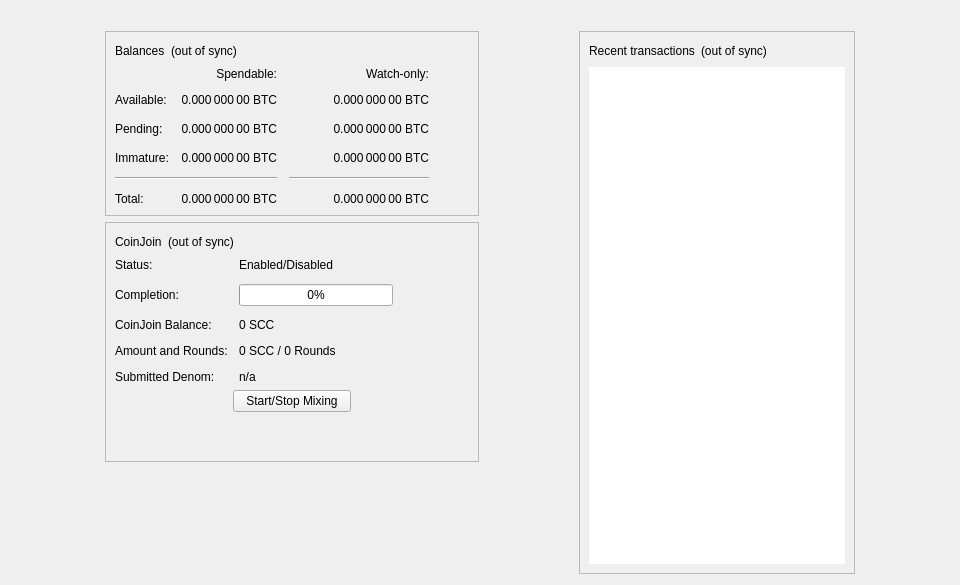
<?xml version="1.0" encoding="UTF-8"?>
<ui version="4.0">
 <class>OverviewPage</class>
 <widget class="QWidget" name="OverviewPage">
  <property name="geometry">
   <rect>
    <x>0</x>
    <y>0</y>
    <width>960</width>
    <height>585</height>
   </rect>
  </property>
  <property name="minimumSize">
   <size>
    <width>960</width>
    <height>0</height>
   </size>
  </property>
  <property name="windowTitle">
   <string>Form</string>
  </property>
  <layout class="QVBoxLayout" name="topLayout">
   <item>
    <widget class="QLabel" name="labelAlerts">
     <property name="visible">
      <bool>false</bool>
     </property>
     <property name="wordWrap">
      <bool>true</bool>
     </property>
     <property name="margin">
      <number>3</number>
     </property>
     <property name="textInteractionFlags">
      <set>Qt::TextSelectableByMouse</set>
     </property>
    </widget>
   </item>
   <item>
    <layout class="QHBoxLayout" name="horizontalLayout" stretch="1,0,1,0,1">
     <item>
      <spacer name="horizontalSpacerLeft">
       <property name="orientation">
        <enum>Qt::Horizontal</enum>
       </property>
       <property name="sizeType">
        <enum>QSizePolicy::Preferred</enum>
       </property>
       <property name="sizeHint" stdset="0">
        <size>
         <width>10</width>
         <height>20</height>
        </size>
       </property>
      </spacer>
     </item>
     <item>
      <layout class="QVBoxLayout" name="verticalLayout_2">
       <item>
        <widget class="QFrame" name="frame">
         <property name="frameShape">
          <enum>QFrame::StyledPanel</enum>
         </property>
         <property name="frameShadow">
          <enum>QFrame::Raised</enum>
         </property>
         <layout class="QVBoxLayout" name="verticalLayout_4">
          <item>
           <layout class="QHBoxLayout" name="horizontalLayout_4">
            <item>
             <widget class="QLabel" name="label_5">
              <property name="text">
               <string>Balances</string>
              </property>
             </widget>
            </item>
            <item>
             <widget class="QLabel" name="labelWalletStatus">
              <property name="toolTip">
               <string>The displayed information may be out of date. Your wallet automatically synchronizes with the SCC network after a connection is established, but this process has not completed yet.</string>
              </property>
              <property name="text">
               <string notr="true">(out of sync)</string>
              </property>
              <property name="alignment">
               <set>Qt::AlignLeading|Qt::AlignLeft|Qt::AlignVCenter</set>
              </property>
             </widget>
            </item>
            <item>
             <spacer name="horizontalSpacer_3">
              <property name="orientation">
               <enum>Qt::Horizontal</enum>
              </property>
              <property name="sizeHint" stdset="0">
               <size>
                <width>40</width>
                <height>20</height>
               </size>
              </property>
             </spacer>
            </item>
           </layout>
          </item>
          <item>
           <layout class="QGridLayout" name="gridLayout">
            <property name="spacing">
             <number>12</number>
            </property>
            <item row="2" column="2">
             <widget class="QLabel" name="labelWatchPending">
              <property name="cursor">
               <cursorShape>IBeamCursor</cursorShape>
              </property>
              <property name="toolTip">
               <string>Unconfirmed transactions to watch-only addresses</string>
              </property>
              <property name="text">
               <string notr="true">0.000 000 00 BTC</string>
              </property>
              <property name="alignment">
               <set>Qt::AlignRight|Qt::AlignTrailing|Qt::AlignVCenter</set>
              </property>
              <property name="textInteractionFlags">
               <set>Qt::LinksAccessibleByMouse|Qt::TextSelectableByKeyboard|Qt::TextSelectableByMouse</set>
              </property>
             </widget>
            </item>
            <item row="2" column="1">
             <widget class="QLabel" name="labelUnconfirmed">
              <property name="cursor">
               <cursorShape>IBeamCursor</cursorShape>
              </property>
              <property name="toolTip">
               <string>Total of transactions that have yet to be confirmed, and do not yet count toward the spendable balance</string>
              </property>
              <property name="text">
               <string notr="true">0.000 000 00 BTC</string>
              </property>
              <property name="alignment">
               <set>Qt::AlignRight|Qt::AlignTrailing|Qt::AlignVCenter</set>
              </property>
              <property name="textInteractionFlags">
               <set>Qt::LinksAccessibleByMouse|Qt::TextSelectableByKeyboard|Qt::TextSelectableByMouse</set>
              </property>
             </widget>
            </item>
            <item row="3" column="2">
             <widget class="QLabel" name="labelWatchImmature">
              <property name="cursor">
               <cursorShape>IBeamCursor</cursorShape>
              </property>
              <property name="toolTip">
               <string>Mined balance in watch-only addresses that has not yet matured</string>
              </property>
              <property name="text">
               <string notr="true">0.000 000 00 BTC</string>
              </property>
              <property name="alignment">
               <set>Qt::AlignRight|Qt::AlignTrailing|Qt::AlignVCenter</set>
              </property>
              <property name="textInteractionFlags">
               <set>Qt::LinksAccessibleByMouse|Qt::TextSelectableByKeyboard|Qt::TextSelectableByMouse</set>
              </property>
             </widget>
            </item>
            <item row="4" column="0" colspan="2">
             <widget class="Line" name="lineSpendableBalance">
              <property name="orientation">
               <enum>Qt::Horizontal</enum>
              </property>
             </widget>
            </item>
            <item row="4" column="2">
             <widget class="Line" name="lineWatchBalance">
              <property name="sizePolicy">
               <sizepolicy hsizetype="Preferred" vsizetype="Fixed">
                <horstretch>0</horstretch>
                <verstretch>0</verstretch>
               </sizepolicy>
              </property>
              <property name="minimumSize">
               <size>
                <width>140</width>
                <height>0</height>
               </size>
              </property>
              <property name="orientation">
               <enum>Qt::Horizontal</enum>
              </property>
             </widget>
            </item>
            <item row="5" column="0">
             <widget class="QLabel" name="labelTotalText">
              <property name="text">
               <string>Total:</string>
              </property>
             </widget>
            </item>
            <item row="3" column="1">
             <widget class="QLabel" name="labelImmature">
              <property name="cursor">
               <cursorShape>IBeamCursor</cursorShape>
              </property>
              <property name="toolTip">
               <string>Mined balance that has not yet matured</string>
              </property>
              <property name="text">
               <string notr="true">0.000 000 00 BTC</string>
              </property>
              <property name="alignment">
               <set>Qt::AlignRight|Qt::AlignTrailing|Qt::AlignVCenter</set>
              </property>
              <property name="textInteractionFlags">
               <set>Qt::LinksAccessibleByMouse|Qt::TextSelectableByKeyboard|Qt::TextSelectableByMouse</set>
              </property>
             </widget>
            </item>
            <item row="2" column="3">
             <spacer name="horizontalSpacer_2">
              <property name="orientation">
               <enum>Qt::Horizontal</enum>
              </property>
              <property name="sizeHint" stdset="0">
               <size>
                <width>40</width>
                <height>20</height>
               </size>
              </property>
             </spacer>
            </item>
            <item row="3" column="0">
             <widget class="QLabel" name="labelImmatureText">
              <property name="text">
               <string>Immature:</string>
              </property>
             </widget>
            </item>
            <item row="5" column="1">
             <widget class="QLabel" name="labelTotal">
              <property name="cursor">
               <cursorShape>IBeamCursor</cursorShape>
              </property>
              <property name="toolTip">
               <string>Your current total balance</string>
              </property>
              <property name="text">
               <string notr="true">0.000 000 00 BTC</string>
              </property>
              <property name="alignment">
               <set>Qt::AlignRight|Qt::AlignTrailing|Qt::AlignVCenter</set>
              </property>
              <property name="textInteractionFlags">
               <set>Qt::LinksAccessibleByMouse|Qt::TextSelectableByKeyboard|Qt::TextSelectableByMouse</set>
              </property>
             </widget>
            </item>
            <item row="5" column="2">
             <widget class="QLabel" name="labelWatchTotal">
              <property name="cursor">
               <cursorShape>IBeamCursor</cursorShape>
              </property>
              <property name="toolTip">
               <string>Current total balance in watch-only addresses</string>
              </property>
              <property name="text">
               <string notr="true">0.000 000 00 BTC</string>
              </property>
              <property name="alignment">
               <set>Qt::AlignRight|Qt::AlignTrailing|Qt::AlignVCenter</set>
              </property>
              <property name="textInteractionFlags">
               <set>Qt::LinksAccessibleByMouse|Qt::TextSelectableByKeyboard|Qt::TextSelectableByMouse</set>
              </property>
             </widget>
            </item>
            <item row="0" column="2">
             <widget class="QLabel" name="labelWatchonly">
              <property name="text">
               <string>Watch-only:</string>
              </property>
              <property name="alignment">
               <set>Qt::AlignRight|Qt::AlignTrailing|Qt::AlignVCenter</set>
              </property>
             </widget>
            </item>
            <item row="1" column="0">
             <widget class="QLabel" name="labelBalanceText">
              <property name="text">
               <string>Available:</string>
              </property>
             </widget>
            </item>
            <item row="1" column="1">
             <widget class="QLabel" name="labelBalance">
              <property name="cursor">
               <cursorShape>IBeamCursor</cursorShape>
              </property>
              <property name="toolTip">
               <string>Your current spendable balance</string>
              </property>
              <property name="text">
               <string notr="true">0.000 000 00 BTC</string>
              </property>
              <property name="alignment">
               <set>Qt::AlignRight|Qt::AlignTrailing|Qt::AlignVCenter</set>
              </property>
              <property name="textInteractionFlags">
               <set>Qt::LinksAccessibleByMouse|Qt::TextSelectableByKeyboard|Qt::TextSelectableByMouse</set>
              </property>
             </widget>
            </item>
            <item row="1" column="2">
             <widget class="QLabel" name="labelWatchAvailable">
              <property name="cursor">
               <cursorShape>IBeamCursor</cursorShape>
              </property>
              <property name="toolTip">
               <string>Your current balance in watch-only addresses</string>
              </property>
              <property name="text">
               <string notr="true">0.000 000 00 BTC</string>
              </property>
              <property name="alignment">
               <set>Qt::AlignRight|Qt::AlignTrailing|Qt::AlignVCenter</set>
              </property>
              <property name="textInteractionFlags">
               <set>Qt::LinksAccessibleByMouse|Qt::TextSelectableByKeyboard|Qt::TextSelectableByMouse</set>
              </property>
             </widget>
            </item>
            <item row="2" column="0">
             <widget class="QLabel" name="labelPendingText">
              <property name="text">
               <string>Pending:</string>
              </property>
             </widget>
            </item>
            <item row="0" column="1">
             <widget class="QLabel" name="labelSpendable">
              <property name="text">
               <string>Spendable:</string>
              </property>
              <property name="alignment">
               <set>Qt::AlignRight|Qt::AlignTrailing|Qt::AlignVCenter</set>
              </property>
             </widget>
            </item>
           </layout>
          </item>
         </layout>
        </widget>
       </item>
       <item>
        <widget class="QFrame" name="frameCoinJoin">
         <property name="layoutDirection">
          <enum>Qt::LeftToRight</enum>
         </property>
         <property name="frameShape">
          <enum>QFrame::StyledPanel</enum>
         </property>
         <property name="frameShadow">
          <enum>QFrame::Raised</enum>
         </property>
         <layout class="QVBoxLayout" name="VerticalLayout_PS1">
          <item>
           <layout class="QHBoxLayout" name="horizontalLayout_5">
            <item>
             <widget class="QLabel" name="labelCoinJoinHeader">
              <property name="text">
               <string notr="true">CoinJoin</string>
              </property>
             </widget>
            </item>
            <item>
             <widget class="QLabel" name="labelCoinJoinSyncStatus">
              <property name="toolTip">
               <string>The displayed information may be out of date. Your wallet automatically synchronizes with the SCC network after a connection is established, but this process has not completed yet.</string>
              </property>
              <property name="text">
               <string notr="true">(out of sync)</string>
              </property>
              <property name="alignment">
               <set>Qt::AlignLeading|Qt::AlignLeft|Qt::AlignVCenter</set>
              </property>
             </widget>
            </item>
            <item>
             <spacer name="horizontalSpacer_4">
              <property name="orientation">
               <enum>Qt::Horizontal</enum>
              </property>
              <property name="sizeHint" stdset="0">
               <size>
                <width>40</width>
                <height>20</height>
               </size>
              </property>
             </spacer>
            </item>
           </layout>
          </item>
          <item>
           <layout class="QFormLayout" name="coinJoinFormLayout">
            <property name="fieldGrowthPolicy">
             <enum>QFormLayout::AllNonFixedFieldsGrow</enum>
            </property>
            <property name="horizontalSpacing">
             <number>11</number>
            </property>
            <property name="verticalSpacing">
             <number>12</number>
            </property>
            <item row="0" column="0">
             <widget class="QLabel" name="labelCoinJoinEnabledText">
              <property name="text">
               <string>Status:</string>
              </property>
             </widget>
            </item>
            <item row="0" column="1">
             <widget class="QLabel" name="labelCoinJoinEnabled">
              <property name="text">
               <string>Enabled/Disabled</string>
              </property>
             </widget>
            </item>
            <item row="1" column="0">
             <widget class="QLabel" name="labelCompletitionText">
              <property name="text">
               <string>Completion:</string>
              </property>
             </widget>
            </item>
            <item row="1" column="1">
             <widget class="QProgressBar" name="coinJoinProgress">
              <property name="maximumSize">
               <size>
                <width>154</width>
                <height>16777215</height>
               </size>
              </property>
              <property name="value">
               <number>0</number>
              </property>
             </widget>
            </item>
            <item row="2" column="0">
             <widget class="QLabel" name="labelAnonymizedText">
              <property name="text">
               <string notr="true">CoinJoin Balance:</string>
              </property>
             </widget>
            </item>
            <item row="2" column="1">
             <widget class="QLabel" name="labelAnonymized">
              <property name="text">
               <string notr="true">0 SCC</string>
              </property>
             </widget>
            </item>
            <item row="3" column="0">
             <widget class="QLabel" name="labelAmountAndRoundsText">
              <property name="text">
               <string>Amount and Rounds:</string>
              </property>
             </widget>
            </item>
            <item row="3" column="1">
             <widget class="QLabel" name="labelAmountRounds">
              <property name="text">
               <string>0 SCC / 0 Rounds</string>
              </property>
             </widget>
            </item>
            <item row="4" column="0">
             <widget class="QLabel" name="labelSubmittedDenomText">
              <property name="text">
               <string>Submitted Denom:</string>
              </property>
             </widget>
            </item>
            <item row="4" column="1">
             <widget class="QLabel" name="labelSubmittedDenom">
              <property name="toolTip">
               <string>The denominations you submitted to the Masternode.&lt;br&gt;To mix, other users must submit the exact same denominations.</string>
              </property>
              <property name="text">
               <string>n/a</string>
              </property>
              <property name="wordWrap">
               <bool>true</bool>
              </property>
             </widget>
            </item>
           </layout>
          </item>
          <item>
           <layout class="QVBoxLayout" name="VerticalLayout_PS">
            <item>
             <layout class="QHBoxLayout" name="horizontalLayout_3">
              <property name="topMargin">
               <number>0</number>
              </property>
              <item>
               <spacer name="horizontalSpacer_5">
                <property name="orientation">
                 <enum>Qt::Horizontal</enum>
                </property>
                <property name="sizeHint" stdset="0">
                 <size>
                  <width>40</width>
                  <height>20</height>
                 </size>
                </property>
               </spacer>
              </item>
              <item>
               <widget class="QPushButton" name="toggleCoinJoin">
                <property name="sizePolicy">
                 <sizepolicy hsizetype="MinimumExpanding" vsizetype="Fixed">
                  <horstretch>0</horstretch>
                  <verstretch>0</verstretch>
                 </sizepolicy>
                </property>
                <property name="text">
                 <string>Start/Stop Mixing</string>
                </property>
               </widget>
              </item>
              <item>
               <spacer name="horizontalSpacer_6">
                <property name="orientation">
                 <enum>Qt::Horizontal</enum>
                </property>
                <property name="sizeHint" stdset="0">
                 <size>
                  <width>40</width>
                  <height>20</height>
                 </size>
                </property>
               </spacer>
              </item>
             </layout>
            </item>
            <item>
             <spacer name="verticalSpacer_3">
              <property name="orientation">
               <enum>Qt::Vertical</enum>
              </property>
              <property name="sizeHint" stdset="0">
               <size>
                <width>20</width>
                <height>40</height>
               </size>
              </property>
             </spacer>
            </item>
           </layout>
          </item>
         </layout>
        </widget>
       </item>
       <item>
        <spacer name="verticalSpacer">
         <property name="orientation">
          <enum>Qt::Vertical</enum>
         </property>
         <property name="sizeHint" stdset="0">
          <size>
           <width>20</width>
           <height>40</height>
          </size>
         </property>
        </spacer>
       </item>
      </layout>
     </item>
     <item>
      <spacer name="horizontalSpacerCenter">
       <property name="orientation">
        <enum>Qt::Horizontal</enum>
       </property>
       <property name="sizeHint" stdset="0">
        <size>
         <width>10</width>
         <height>20</height>
        </size>
       </property>
      </spacer>
     </item>
     <item>
      <layout class="QVBoxLayout" name="verticalLayout_3">
       <item>
        <widget class="QFrame" name="frame_2">
         <property name="frameShape">
          <enum>QFrame::StyledPanel</enum>
         </property>
         <property name="frameShadow">
          <enum>QFrame::Raised</enum>
         </property>
         <layout class="QVBoxLayout" name="verticalLayout">
          <item>
           <layout class="QHBoxLayout" name="horizontalLayout_2">
            <item>
             <widget class="QLabel" name="label_4">
              <property name="text">
               <string>Recent transactions</string>
              </property>
             </widget>
            </item>
            <item>
             <widget class="QLabel" name="labelTransactionsStatus">
              <property name="toolTip">
               <string>The displayed information may be out of date. Your wallet automatically synchronizes with the SCC network after a connection is established, but this process has not completed yet.</string>
              </property>
              <property name="text">
               <string notr="true">(out of sync)</string>
              </property>
              <property name="alignment">
               <set>Qt::AlignLeading|Qt::AlignLeft|Qt::AlignVCenter</set>
              </property>
             </widget>
            </item>
            <item>
             <spacer name="horizontalSpacer">
              <property name="orientation">
               <enum>Qt::Horizontal</enum>
              </property>
              <property name="sizeHint" stdset="0">
               <size>
                <width>40</width>
                <height>20</height>
               </size>
              </property>
             </spacer>
            </item>
           </layout>
          </item>
          <item>
           <widget class="QListView" name="listTransactions">
            <property name="frameShape">
             <enum>QFrame::NoFrame</enum>
            </property>
            <property name="verticalScrollBarPolicy">
             <enum>Qt::ScrollBarAlwaysOff</enum>
            </property>
            <property name="horizontalScrollBarPolicy">
             <enum>Qt::ScrollBarAlwaysOff</enum>
            </property>
            <property name="selectionMode">
             <enum>QAbstractItemView::NoSelection</enum>
            </property>
           </widget>
          </item>
         </layout>
        </widget>
       </item>
      </layout>
     </item>
     <item>
      <spacer name="horizontalSpacerRight">
       <property name="orientation">
        <enum>Qt::Horizontal</enum>
       </property>
       <property name="sizeType">
        <enum>QSizePolicy::Preferred</enum>
       </property>
       <property name="sizeHint" stdset="0">
        <size>
         <width>10</width>
         <height>20</height>
        </size>
       </property>
      </spacer>
     </item>
    </layout>
   </item>
  </layout>
 </widget>
 <resources/>
 <connections/>
</ui>
